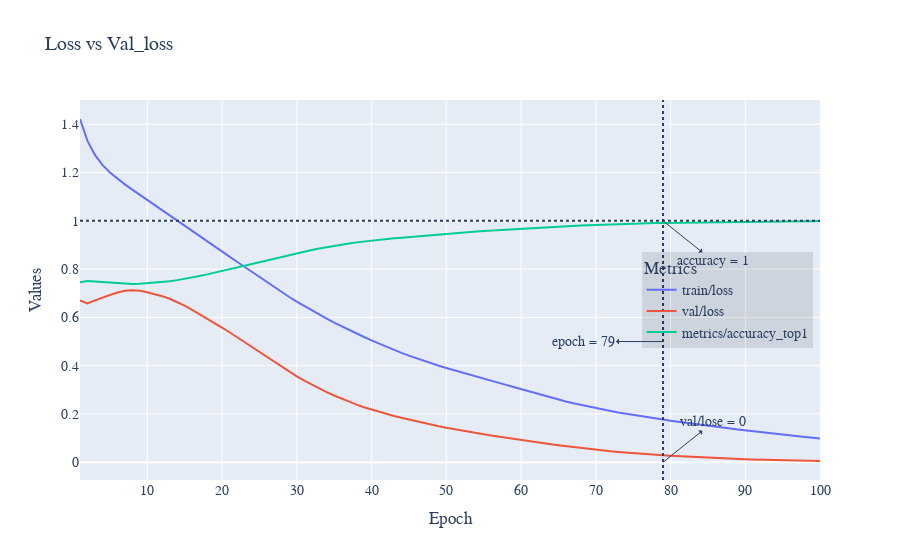

The notebook cell this image was saved under:
### Code cell
#smoothing
df_complicated['train/loss'] = df_complicated['train/loss'].ewm(span=10).mean()
df_complicated['val/loss'] = df_complicated['val/loss'].ewm(span=10).mean()
df_complicated['metrics/accuracy_top1'] = df_complicated['metrics/accuracy_top1'].ewm(span=10).mean()
fig = px.line(df_complicated, x='epoch', y=['train/loss', 'val/loss', 'metrics/accuracy_top1'], title='Combine (Smoothed)',render_mode='svg')
fig = px.line(df_complicated, x='epoch', y=['train/loss', 'val/loss', 'metrics/accuracy_top1'], title='Loss vs Val_loss',render_mode='svg')

fig.add_hline(y=1, line_dash="dot")
fig.add_vline(x=79, line_dash="dot")
fig.add_annotation(x=79, y=1,arrowhead=1, showarrow=True, xshift=0,arrowside="start", ax=50,ay=40 ,text="accuracy = 1")
fig.add_annotation(x=79, y=0,arrowhead=1, showarrow=True, xshift=0,arrowside="start", ax=50,ay=-40 ,text="val/lose = 0")
fig.add_annotation(x=79, y=0.5,arrowhead=1, showarrow=True, xshift=0,arrowside="start", ax=-80,ay=0 ,text="epoch = 79")
fig.update_layout(legend_title_text='Metrics')
fig.update_xaxes(title_text='Epoch')
fig.update_yaxes(title_text='Values')
fig.update_layout(legend=dict(yanchor="top", y=0.6, xanchor="right", x=0.99))
fig.update_layout(legend=dict(bgcolor='rgba(0,0,0,0.1)'))
fig.update_layout(font_family="Times New Roman",font_size=14)

fig.write_image("combine.svg")
fig.show()

### Figure 1 — Plotly figure (JSON) as saved in the notebook; plotly's stock layout.template omitted (floating-point values rounded to 4 significant figures)
{"data": [{"hovertemplate": "variable=train/loss<br>epoch=%{x}<br>value=%{y}<extra></extra>", "legendgroup": "train/loss", "line": {"color": "#636efa", "dash": "solid"}, "marker": {"symbol": "circle"}, "mode": "lines", "name": "train/loss", "orientation": "v", "showlegend": true, "type": "scatter", "x": [1, 2, 3, 4, 5, 6, 7, 8, 9, 10, 11, 12, 13, 14, 15, 16, 17, 18, 19, 20, 21, 22, 23, 24, 25, 26, 27, 28, 29, 30, 31, 32, 33, 34, 35, 36, 37, 38, 39, 40, 41, 42, 43, 44, 45, 46, 47, 48, 49, 50, 51, 52, 53, 54, 55, 56, 57, 58, 59, 60, 61, 62, 63, 64, 65, 66, 67, 68, 69, 70, 71, 72, 73, 74, 75, 76, 77, 78, 79, 80, 81, 82, 83, 84, 85, 86, 87, 88, 89, 90, 91, 92, 93, 94, 95, 96, 97, 98, 99, 100], "xaxis": "x", "y": [1.422, 1.331, 1.273, 1.232, 1.2, 1.174, 1.151, 1.13, 1.108, 1.087, 1.066, 1.044, 1.023, 1.001, 0.9799, 0.9584, 0.9369, 0.9155, 0.8942, 0.873, 0.8519, 0.8306, 0.8092, 0.7879, 0.7665, 0.7452, 0.7244, 0.7041, 0.6844, 0.6653, 0.6469, 0.6289, 0.6114, 0.5945, 0.5783, 0.5627, 0.5477, 0.5331, 0.5188, 0.5048, 0.4914, 0.4782, 0.4654, 0.4532, 0.4415, 0.4304, 0.4198, 0.4096, 0.4, 0.3905, 0.3814, 0.3725, 0.3638, 0.3553, 0.3467, 0.338, 0.3293, 0.3204, 0.3115, 0.3026, 0.2938, 0.285, 0.2764, 0.268, 0.2599, 0.252, 0.2444, 0.2374, 0.2307, 0.2242, 0.2181, 0.2122, 0.2064, 0.201, 0.1958, 0.1908, 0.1859, 0.1812, 0.1766, 0.1721, 0.1678, 0.1635, 0.1593, 0.1553, 0.1514, 0.1475, 0.1437, 0.1398, 0.136, 0.1322, 0.1284, 0.1248, 0.1213, 0.1178, 0.1143, 0.1108, 0.1075, 0.1042, 0.101, 0.09791], "yaxis": "y"}, {"hovertemplate": "variable=val/loss<br>epoch=%{x}<br>value=%{y}<extra></extra>", "legendgroup": "val/loss", "line": {"color": "#EF553B", "dash": "solid"}, "marker": {"symbol": "circle"}, "mode": "lines", "name": "val/loss", "orientation": "v", "showlegend": true, "type": "scatter", "x": [1, 2, 3, 4, 5, 6, 7, 8, 9, 10, 11, 12, 13, 14, 15, 16, 17, 18, 19, 20, 21, 22, 23, 24, 25, 26, 27, 28, 29, 30, 31, 32, 33, 34, 35, 36, 37, 38, 39, 40, 41, 42, 43, 44, 45, 46, 47, 48, 49, 50, 51, 52, 53, 54, 55, 56, 57, 58, 59, 60, 61, 62, 63, 64, 65, 66, 67, 68, 69, 70, 71, 72, 73, 74, 75, 76, 77, 78, 79, 80, 81, 82, 83, 84, 85, 86, 87, 88, 89, 90, 91, 92, 93, 94, 95, 96, 97, 98, 99, 100], "xaxis": "x", "y": [0.67, 0.6574, 0.6708, 0.6803, 0.6925, 0.7029, 0.7103, 0.7122, 0.71, 0.7043, 0.6966, 0.6879, 0.6772, 0.6639, 0.6485, 0.6311, 0.6133, 0.5953, 0.5768, 0.5579, 0.5384, 0.5182, 0.4976, 0.4769, 0.4561, 0.4354, 0.4148, 0.3943, 0.3744, 0.3559, 0.3384, 0.3218, 0.3059, 0.2908, 0.2765, 0.2631, 0.2505, 0.2388, 0.2279, 0.2181, 0.2088, 0.2, 0.1916, 0.1839, 0.1766, 0.1694, 0.1625, 0.1556, 0.1492, 0.143, 0.1371, 0.1316, 0.1263, 0.1211, 0.116, 0.1109, 0.106, 0.1012, 0.09652, 0.09196, 0.08746, 0.08305, 0.07877, 0.07456, 0.07047, 0.06649, 0.06261, 0.05884, 0.05523, 0.05181, 0.04861, 0.0456, 0.04276, 0.04005, 0.03749, 0.03506, 0.03277, 0.03069, 0.02878, 0.02698, 0.02525, 0.02356, 0.02192, 0.02033, 0.01881, 0.01736, 0.01602, 0.01476, 0.01358, 0.01247, 0.01145, 0.0105, 0.009623, 0.008812, 0.008064, 0.007374, 0.006738, 0.006153, 0.005615, 0.005122], "yaxis": "y"}, {"hovertemplate": "variable=metrics/accuracy_top1<br>epoch=%{x}<br>value=%{y}<extra></extra>", "legendgroup": "metrics/accuracy_top1", "line": {"color": "#00cc96", "dash": "solid"}, "marker": {"symbol": "circle"}, "mode": "lines", "name": "metrics/accuracy_top1", "orientation": "v", "showlegend": true, "type": "scatter", "x": [1, 2, 3, 4, 5, 6, 7, 8, 9, 10, 11, 12, 13, 14, 15, 16, 17, 18, 19, 20, 21, 22, 23, 24, 25, 26, 27, 28, 29, 30, 31, 32, 33, 34, 35, 36, 37, 38, 39, 40, 41, 42, 43, 44, 45, 46, 47, 48, 49, 50, 51, 52, 53, 54, 55, 56, 57, 58, 59, 60, 61, 62, 63, 64, 65, 66, 67, 68, 69, 70, 71, 72, 73, 74, 75, 76, 77, 78, 79, 80, 81, 82, 83, 84, 85, 86, 87, 88, 89, 90, 91, 92, 93, 94, 95, 96, 97, 98, 99, 100], "xaxis": "x", "y": [0.7459, 0.7505, 0.7485, 0.7466, 0.7429, 0.74, 0.7384, 0.7385, 0.7397, 0.7419, 0.7443, 0.7469, 0.7502, 0.7544, 0.7595, 0.7654, 0.7718, 0.7783, 0.785, 0.7917, 0.7987, 0.8059, 0.8134, 0.8209, 0.8285, 0.8361, 0.8438, 0.8514, 0.859, 0.866, 0.8727, 0.8792, 0.8853, 0.8911, 0.8966, 0.9017, 0.9065, 0.9108, 0.9148, 0.9183, 0.9216, 0.9247, 0.9276, 0.9304, 0.9332, 0.9359, 0.9387, 0.9415, 0.9442, 0.9467, 0.9491, 0.9513, 0.9534, 0.9554, 0.9575, 0.9595, 0.9615, 0.9635, 0.9655, 0.9676, 0.9695, 0.9714, 0.973, 0.9746, 0.9762, 0.9777, 0.9793, 0.9808, 0.9822, 0.9835, 0.9847, 0.9857, 0.9866, 0.9875, 0.9884, 0.9892, 0.99, 0.9907, 0.9912, 0.9918, 0.9923, 0.9928, 0.9933, 0.9938, 0.9943, 0.9948, 0.9952, 0.9956, 0.9961, 0.9964, 0.9968, 0.9971, 0.9975, 0.9977, 0.998, 0.9982, 0.9984, 0.9986, 0.9988, 0.9989], "yaxis": "y"}], "layout": {"annotations": [{"arrowhead": 1, "arrowside": "start", "ax": 50, "ay": 40, "showarrow": true, "text": "accuracy = 1", "x": 79, "xshift": 0, "y": 1}, {"arrowhead": 1, "arrowside": "start", "ax": 50, "ay": -40, "showarrow": true, "text": "val/lose = 0", "x": 79, "xshift": 0, "y": 0}, {"arrowhead": 1, "arrowside": "start", "ax": -80, "ay": 0, "showarrow": true, "text": "epoch = 79", "x": 79, "xshift": 0, "y": 0.5}], "font": {"family": "Times New Roman", "size": 14}, "legend": {"bgcolor": "rgba(0,0,0,0.1)", "title": {"text": "Metrics"}, "tracegroupgap": 0, "x": 0.99, "xanchor": "right", "y": 0.6, "yanchor": "top"}, "shapes": [{"line": {"dash": "dot"}, "type": "line", "x0": 0, "x1": 1, "xref": "x domain", "y0": 1, "y1": 1, "yref": "y"}, {"line": {"dash": "dot"}, "type": "line", "x0": 79, "x1": 79, "xref": "x", "y0": 0, "y1": 1, "yref": "y domain"}], "title": {"text": "Loss vs Val_loss"}, "xaxis": {"anchor": "y", "domain": [0, 1], "title": {"text": "Epoch"}}, "yaxis": {"anchor": "x", "domain": [0, 1], "title": {"text": "Values"}}}}
